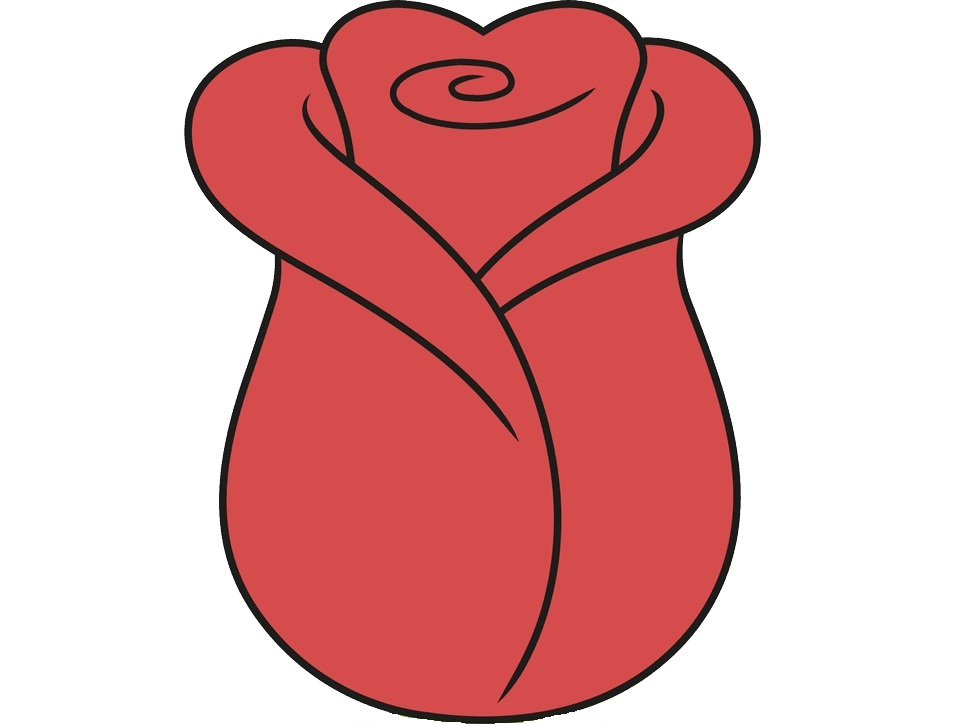
#> input picture results/Q2/input.jpg, 973 x 724 px
$ python script2.py
#> lines starting #> are read from the running program, lines starting #| are printed output that depends on the picture; after the words box and inside, x2 and y2 are one past the last pixel; in counts of white or black regions, pixels touching at a corner belong together
#----------------------------------------------------------
# Name: Ganegoda G.S.S.S
# RegNo: EG/2019/3588
# Take Home Assignment 2
#----------------------------------------------------------

# Import required libraries
import cv2
import numpy as np

def show_segmentation(mask):
    cv2.imshow('Segmentation Process', mask)
    cv2.waitKey(1)  # Keep the window open

def region_growing(image, seed_points, threshold_range):
    # Create a mask to store the segmented region
    mask = np.zeros_like(image, dtype=np.uint8)

    # Create a queue to store the seed points
    queue = []
    for seed_point in seed_points:
        queue.append(seed_point)

    iteration = 0
    # Perform the region growing
    while queue:
        # Increment iteration count
        iteration += 1
        # Pop a seed point from the queue
        current_point = queue.pop(0)

        # Get the pixel value at the current point
        current_value = image[current_point[1], current_point[0]]

        # Add the current point to the mask
        mask[current_point[1], current_point[0]] = 255

        # Display the current state of the segmentation mask
        if iteration % 10 == 0:  # Update every 10 iterations
            show_segmentation(mask)

        # Check neighbors of the current point
        for i in range(-1, 2):
            for j in range(-1, 2):
                # Skip the current pixel
                if i == 0 and j == 0:
                    continue

                # Get the coordinates of the neighbor
                x = current_point[0] + i
                y = current_point[1] + j

                # Check if the neighbor is within the image boundaries
                if 0 <= x < image.shape[1] and 0 <= y < image.shape[0]:
                    # Check if the neighbor is within the threshold range
                    neighbor_value = image[y, x]
                    if np.abs(neighbor_value - current_value) <= threshold_range:
                        # Check if the neighbor is not visited yet
                        if mask[y, x] == 0:
                            # Add the neighbor to the queue
                            queue.append((x, y))
                            # Mark the neighbor as visited
                            mask[y, x] = 255

    return mask

# Load the image
image = cv2.imread('results/Q2/input.jpg', cv2.IMREAD_GRAYSCALE)
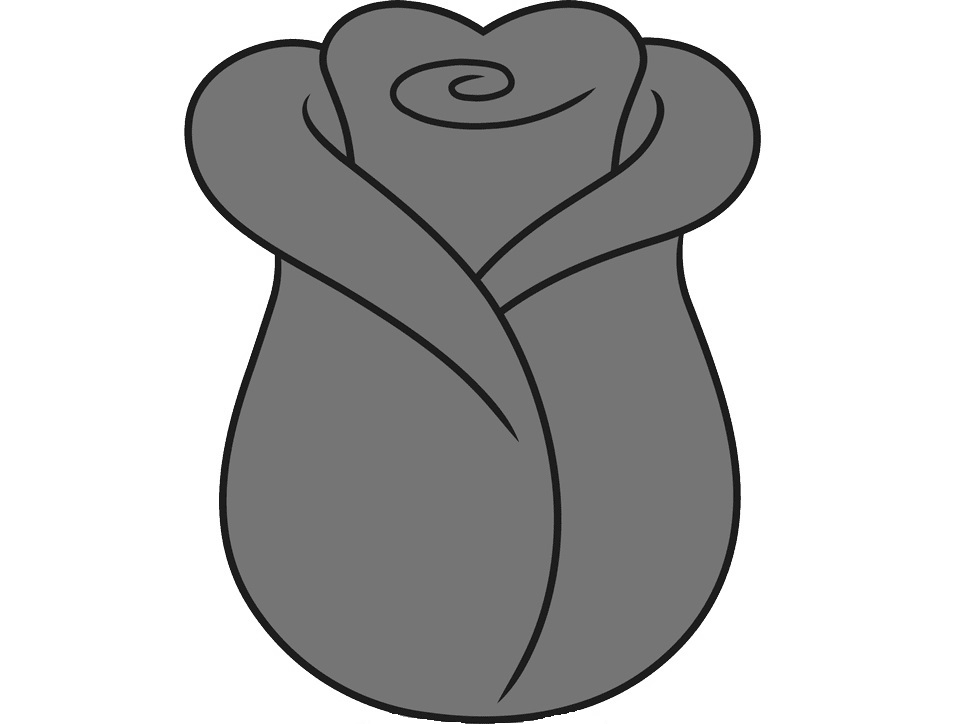
#> image: shape (724, 973); min 9, max 255, mean 186.1

# Define seed points
seed_points = [(490, 200), (680,170), (400,400)]

# Define threshold range for pixel values
threshold_range = 10

# Perform region-growing
segmented_image = region_growing(image, seed_points, threshold_range)
#> after the loop in region_growing, `while queue:`:
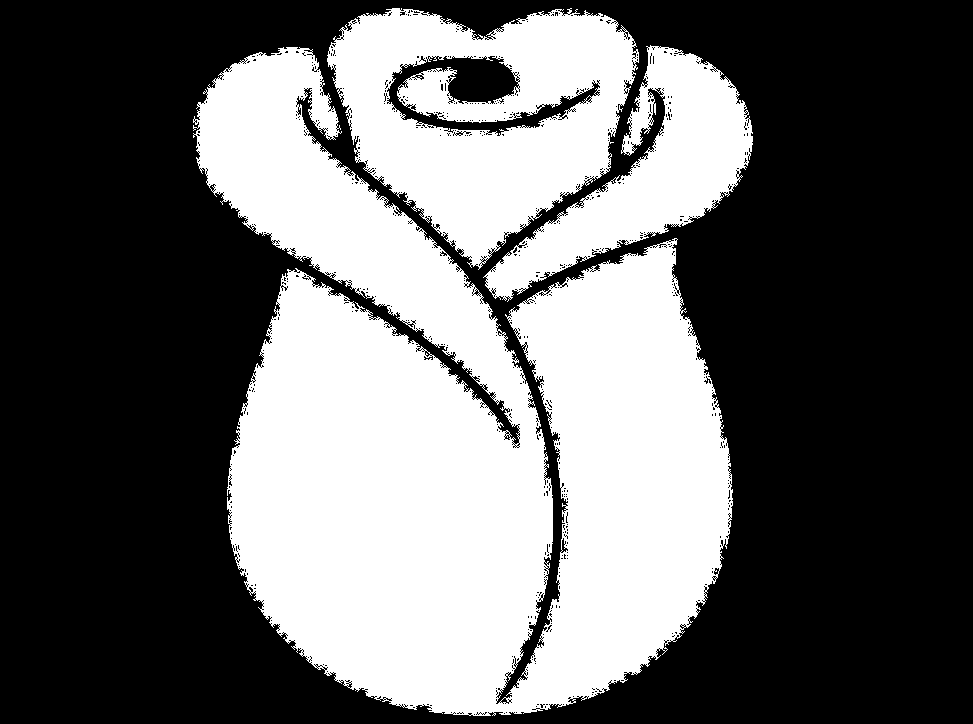
#> mask: shape (724, 973); 39.7% white; 3 white regions, box (x1, y1, x2, y2) and area: (193, 47, 733, 716) 208812, (327, 8, 639, 270) 46888, (483, 45, 753, 302) 23790
#> after the loop in region_growing, `while queue:`: iteration = 279490; queue = []

cv2.destroyAllWindows()
# Display the segmented image
cv2.imshow('Segmented Image', segmented_image)
cv2.waitKey(0)
cv2.destroyAllWindows()
